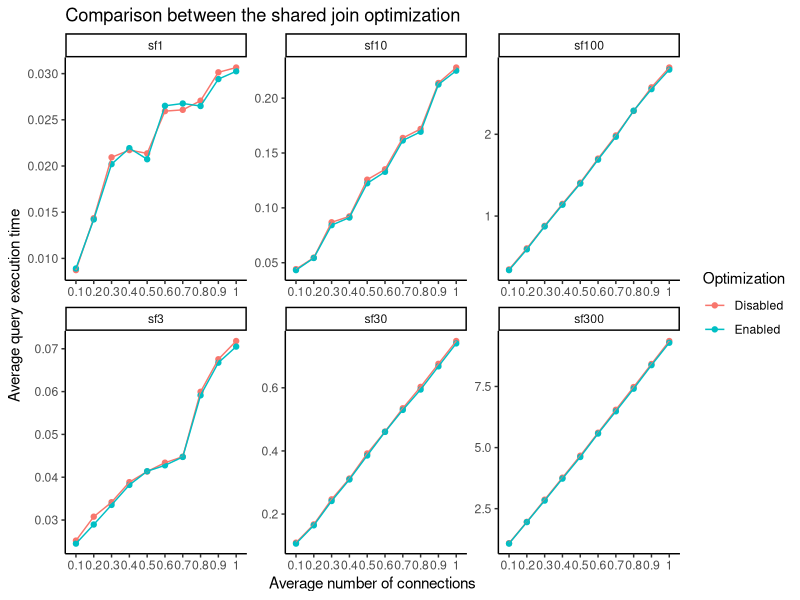

This chart was generated by the following R code:
library(ggplot2)
library(dplyr)

setwd('/home/daniel/PycharmProjects/MScThesisScripts')

test_results <- read.csv('test_results_optimization_with_connections_remote.csv', header = TRUE, stringsAsFactors = FALSE)
names(test_results) <- c('time', 'optimization', 'sf', 'fraction')

test_results$fraction[test_results$fraction == "1.csv"] <- as.character("1")

by_frac_optimization <- test_results %>% group_by(fraction, optimization, sf) %>% summarise(avg_time = mean(time))

plot <- ggplot(by_frac_optimization, aes(x=as.factor(fraction), # Main plot
                                y = avg_time, 
                                colour = as.factor(optimization), 
                                group=as.factor(optimization))) +
                
  geom_point() +
  geom_line() +
  facet_wrap(. ~ sf, scales = "free") + # Split on variable
  labs(y = "Average query execution time", 
       x = "Average number of connections",
       title="Comparison between the shared join optimization") +
  scale_colour_discrete(name = "Optimization", labels = c("Disabled", "Enabled")) +
  theme_classic() 
plot

